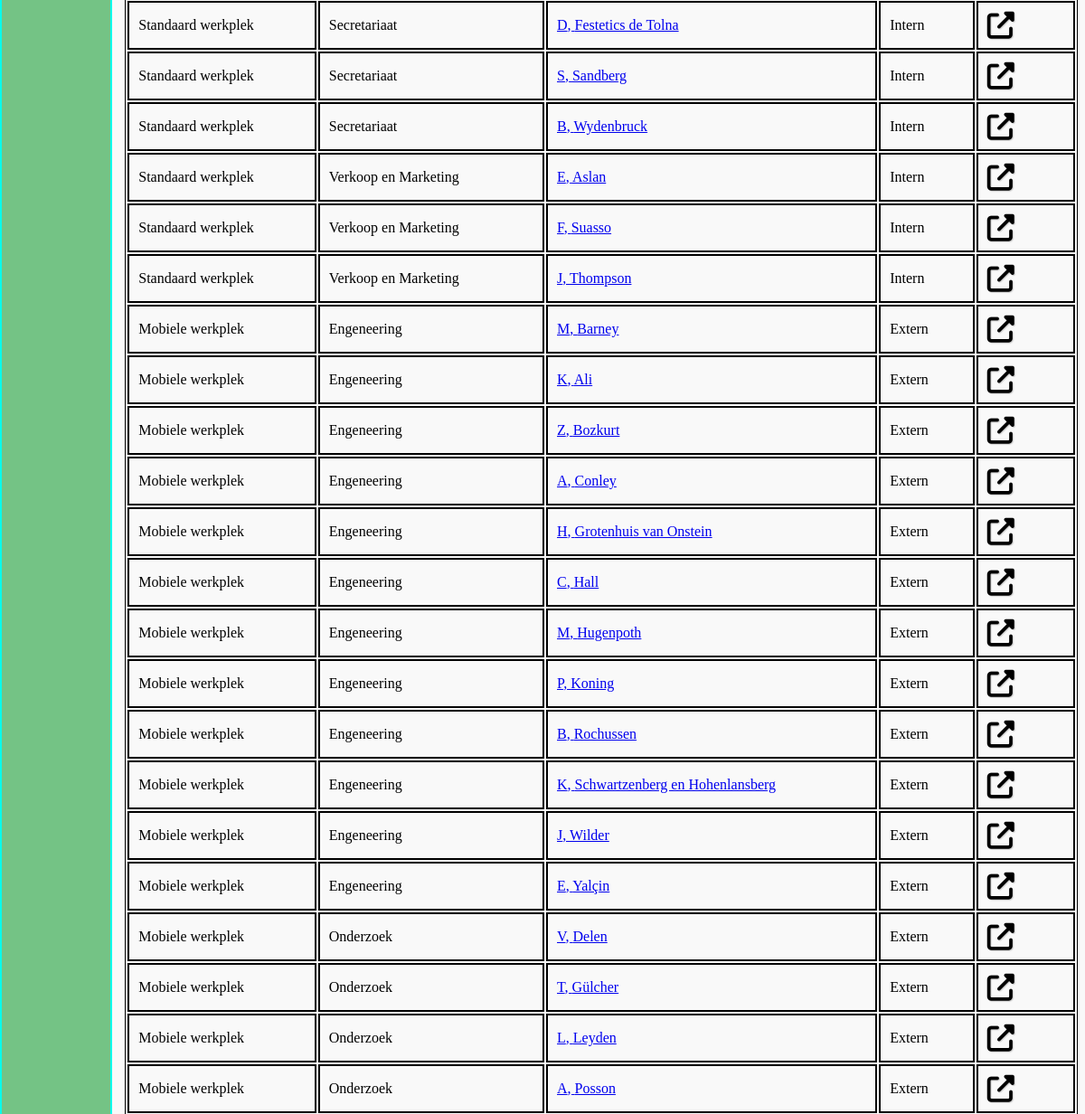
The page /php/configuraties.php (middle part) on the database as committed earlier.
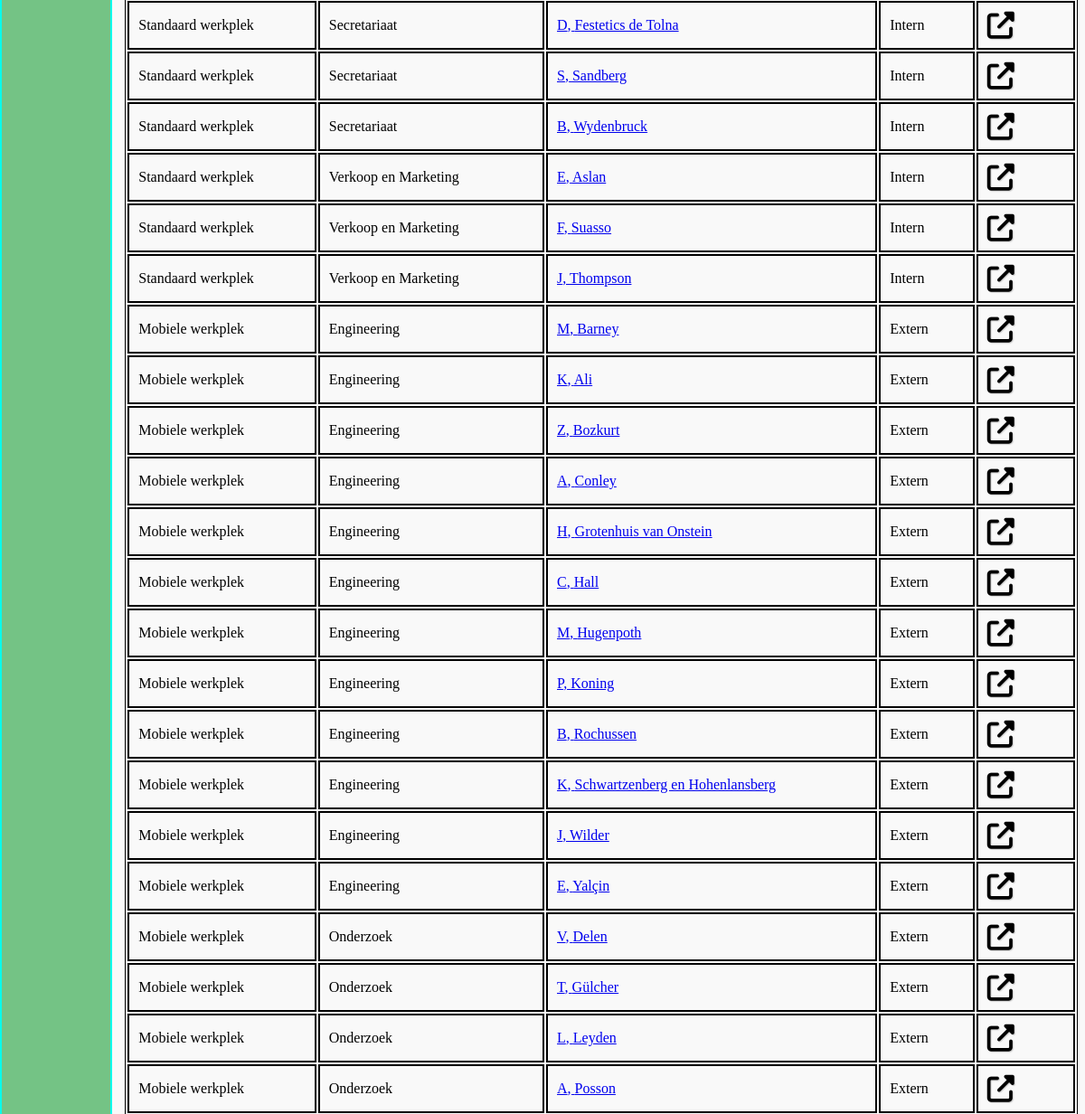
The same page on the database as committed later.
### tables this page shows
CREATE TABLE `user` (
  `userID` int(11) NOT NULL,
  `initials` varchar(1) DEFAULT NULL,
  `surname` varchar(50) DEFAULT NULL,
  `middleName` varchar(50) DEFAULT NULL,
  `departmentID` int(11) DEFAULT NULL,
  `interncell` varchar(3) DEFAULT NULL,
  `sex` int(3) DEFAULT NULL,
  `email` varchar(80) DEFAULT NULL,
  `password` varchar(50) DEFAULT NULL,
  `userType` int(3) DEFAULT NULL
);

CREATE TABLE `departments` (
  `departmentID` int(11) NOT NULL,
  `departmentName` varchar(50) DEFAULT NULL,
  `location` int(3) DEFAULT NULL
);

CREATE TABLE `configuration` (
  `configurationID` int(11) NOT NULL,
  `configurationName` varchar(255) DEFAULT NULL
);

### php/configuraties.php (the view, shortened to what this page needs)
<?php
$servername = "localhost";
$username = "root";
$password = "";
$dbname = "twente";
$conn = mysqli_connect($servername, $username, $password, $dbname);
$sql = "SELECT configuration.configurationID, user.userID, user.initials, user.surname, departments.departmentName, configuration.configurationName, departments.location FROM user INNER JOIN departments ON user.departmentID = departments.departmentID INNER JOIN user2configuration ON user2configuration.userID = user.userID INNER JOIN configuration ON user2configuration.configurationID = configuration.configurationID";
$result = mysqli_query($conn,$sql);
?>
<!doctype html>
<html lang="nl">
<?php include('../include/header.php');?>
<body>
	<?php include('../include/navigatie.php');?>
<br>
<br>
<br>
	<div class=table>
	<table class="gebruikers" name="gebruikers">
	<?php
	if (mysqli_num_rows($result) > 1){
	  while($row = mysqli_fetch_assoc($result)){
      if ($row["location"] == 1){
        $location = "Intern";
      }
      else{
        $location = "Extern";
      }
	    echo "<tr><td>".$row["configurationName"]."</td>
      <td>".$row["departmentName"]."</td>
      <td><a href='gebruikerdetails.php?userID=".$row["userID"]."'>".$row["initials"].", ".$row["surname"]."</td>
      <td>".$location."</td>
      <td><a href='configuratiedetails.php?configurationID=".$row["configurationID"]."'>"."<i class='fas fa-external-link-alt 1'></i>"."</td>
			 </tr>";
	  }
	}
	else{
	  echo "Error";
	}
	?>
</table>
</div>
	</body>
</html>

Rows that differ between the two databases and show on the page:
changed user "Barney": departmentID.departmentName "Engeneering" → "Engineering"
changed user "Ali": departmentID.departmentName "Engeneering" → "Engineering"
changed user "Bozkurt": departmentID.departmentName "Engeneering" → "Engineering"
changed user "Conley": departmentID.departmentName "Engeneering" → "Engineering"
changed user "Grotenhuis van Onstein": departmentID.departmentName "Engeneering" → "Engineering"
changed user "Hall": departmentID.departmentName "Engeneering" → "Engineering"
changed user "Hugenpoth": departmentID.departmentName "Engeneering" → "Engineering"
changed user "Koning": departmentID.departmentName "Engeneering" → "Engineering"
changed user "Rochussen": departmentID.departmentName "Engeneering" → "Engineering"
changed user "Schwartzenberg en Hohenlansberg": departmentID.departmentName "Engeneering" → "Engineering"
changed user "Wilder": departmentID.departmentName "Engeneering" → "Engineering"
changed user "Yalçin": departmentID.departmentName "Engeneering" → "Engineering"
